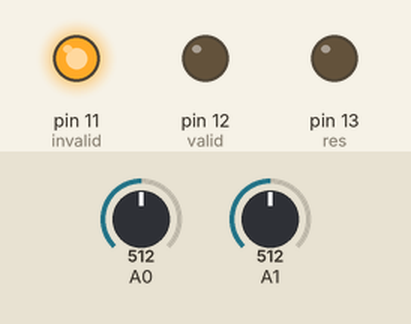
Simulated run of this sketch. Board: Arduino Uno, built with avr-gcc and run on an emulated ATmega328P. Shown: output pins drawn as LEDs (lit = HIGH). Inputs (shaded band) come from the test bench; at power-on: A0 = 512, A1 = 512. What the sketch prints to the serial monitor is not drawn.

Above: at 0.1 s.
Timing chart, 0 to 1.6 s (numbered marks = the images above):
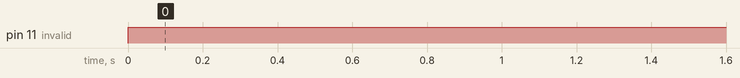

The sketch:

telescope1.ino
```cpp
const int res = 13;		// pin de la LED simulant une résistance chauffante
const int valid = 12;	// pin de la LED confirmant la validité des calculs
const int invalid = 11;	// pin de la LED invalidant les calculs
// liste des ln de 0.01 à 0.59 (pour calculer la rosée)
float ln[60] = {-4.61, -3.91, -3.51, -3.22, -3.0, -2.81, -2.66, -2.53, -2.41, -2.3, -2.21, -2.12, -2.04, -1.97, -1.9, -1.83, -1.77, -1.71, -1.66, -1.61, -1.56, -1.51, -1.47, -1.43, -1.39, -1.35, -1.31, -1.27, -1.24, -1.2, -1.17, -1.14, -1.11, -1.08, -1.05, -1.02, -0.99, -0.97, -0.94, -0.92, -0.89, -0.87, -0.84, -0.82, -0.8, -0.78, -0.76, -0.73, -0.71, -0.69, -0.67, -0.65, -0.63, -0.62, -0.6, -0.58, -0.56, -0.54, -0.53};
const float a = 17.27;	// constate nécessaire pour calculer la rosée
const float b = 237.7;	// constate nécessaire pour calculer la rosée

void setup() {
  pinMode(13, OUTPUT);	// Initialisation du pin de la LED "res"
  pinMode(12, OUTPUT);	// Initialisation du pin de la LED "valid"
  pinMode(11, OUTPUT);	// Initialisation du pin de la LED "invalid"
  Serial.begin(9600);	// Initialisation du moniteur série
}

void loop() {

  int temperature = analogRead(A0);		// Lecture de la valeur brute correspondant à la température
  temperature = map(temperature, 20, 358, -40, 125);	// Réglage pour faire correspondre les valeurs bruts de la température récupérées en analogique aux valeurs correspondant à la température en °C

  int humidity = analogRead(A1);		// Lecture de la valeur brute correspondant à l'humidité relative
  humidity = map(humidity, 0, 1023, 0, 100);			// Réglage pour faire correspondre les valeurs bruts de l'humidité relative récupérées en analogique aux valeurs correspondant à l'humidité en %

  // Conditions du domaine de validité (0 < temperature <60°C ; 1% < humidity < 100%)
  if (temperature > 0 and temperature < 60 and humidity > 1 and humidity < 100){
  	float rosee = (b*((a*temperature)/(b+temperature)+ln[humidity]))/(a-((a*temperature)/(b+temperature)+ln[humidity]));

    // Conditions du domaine de validité (0 < rosee < 50°C)
    if (rosee > 0 and rosee < 50){
      Serial.println(rosee);		// Affiche la valeur de la rosée dans la console

      // Détecter présence de buée
      if (rosee > temperature or rosee == temperature){
        // Mesure valide
      	digitalWrite(invalid, LOW);
        analogWrite(res, 255);
        analogWrite(valid, 255);	// Allumer la résistance chauffante
      }
      else{
        // Mesure valide
      	digitalWrite(res, LOW);
        digitalWrite(invalid, LOW);
        analogWrite(valid, 255);
      }

    }
    else{
      // Mesure invalide
      digitalWrite(res, LOW);
      digitalWrite(valid, LOW);
      analogWrite(invalid, 255);
    }
  }
  else{
  	// Mesure invalide
  	digitalWrite(res, LOW);
    digitalWrite(valid, LOW);
    analogWrite(invalid, 255);
  }

  // Afficher la température et l'humidité relative dans la console
  Serial.println(temperature);
  Serial.println(humidity);

  // Delai de 0.25 seconde entre les mesures
  delay(250);

}
```

Measured:
- by itself, pin 11 (invalid): LOW → HIGH at 0.00 s
